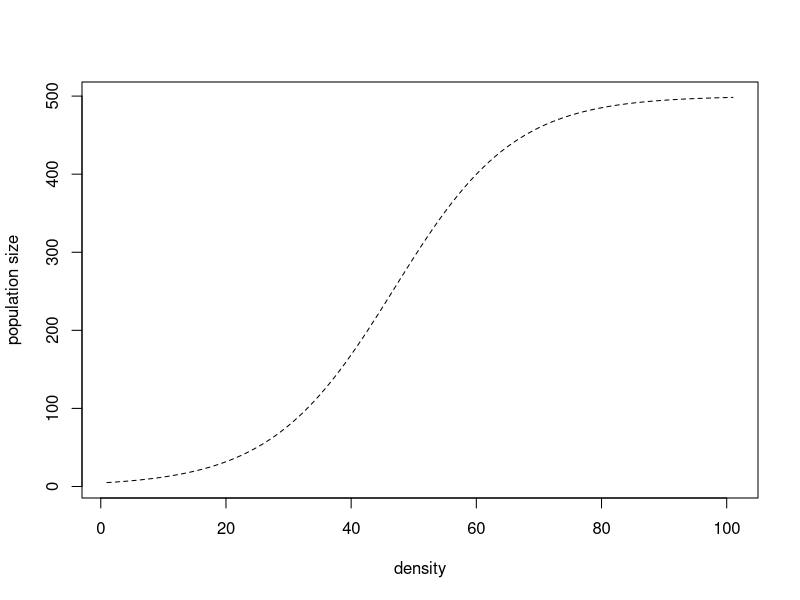
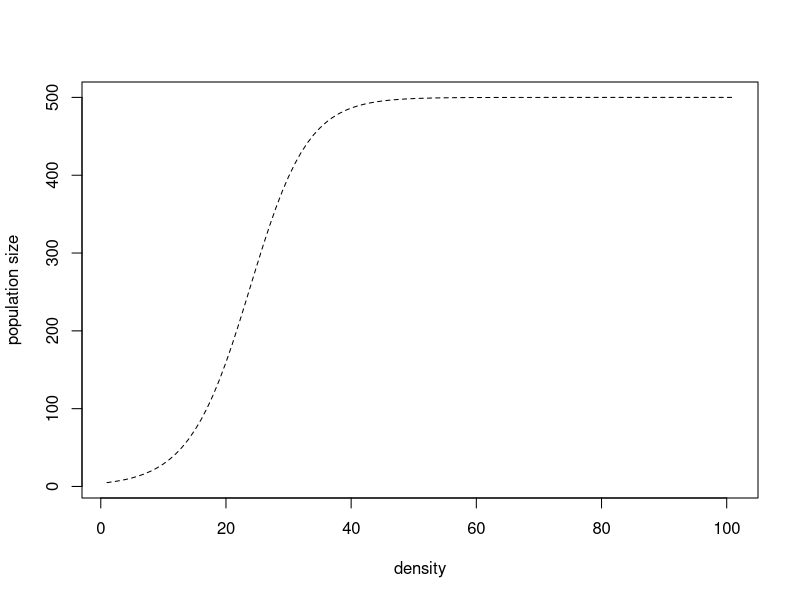
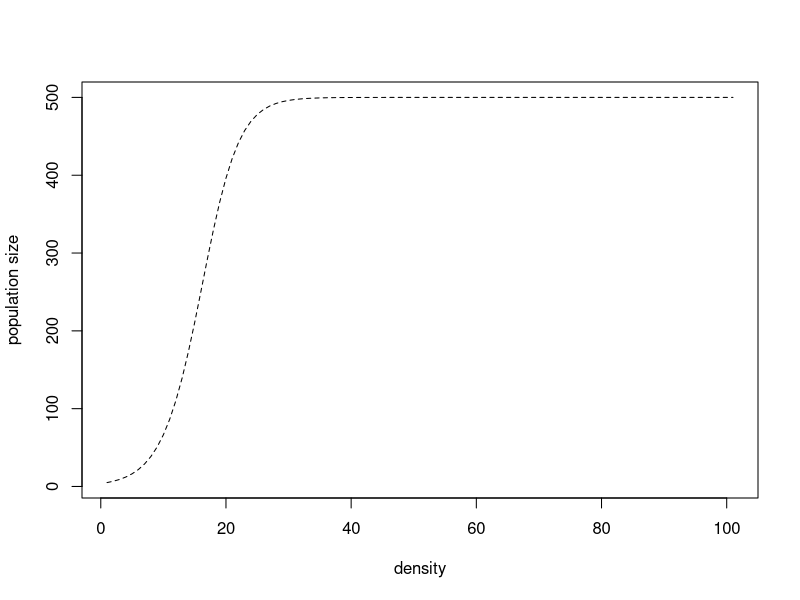
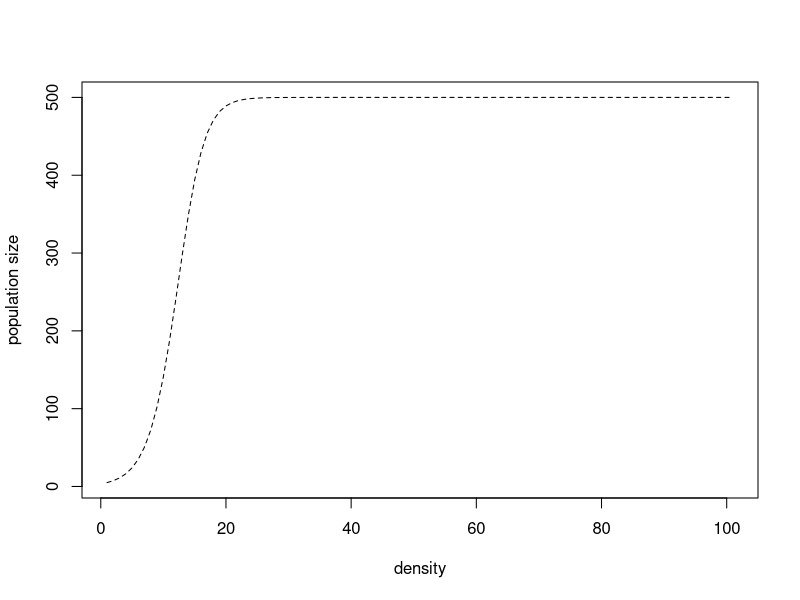
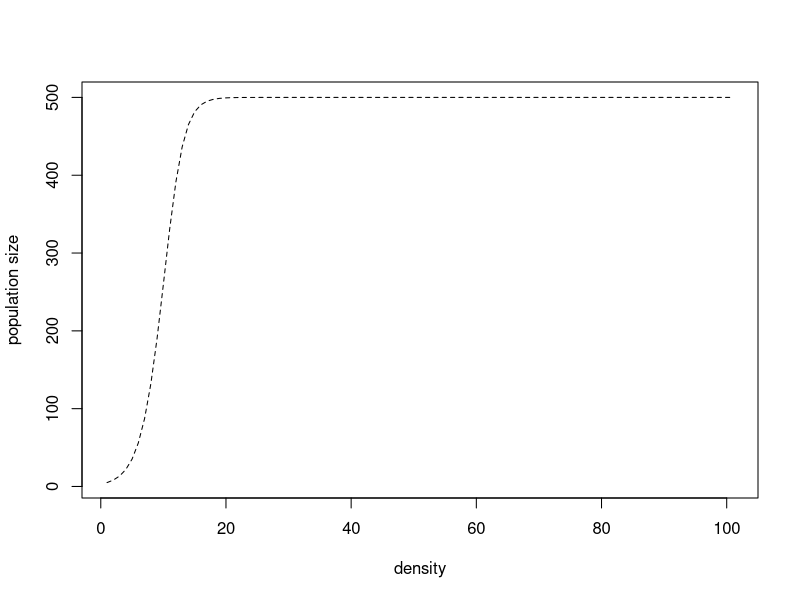
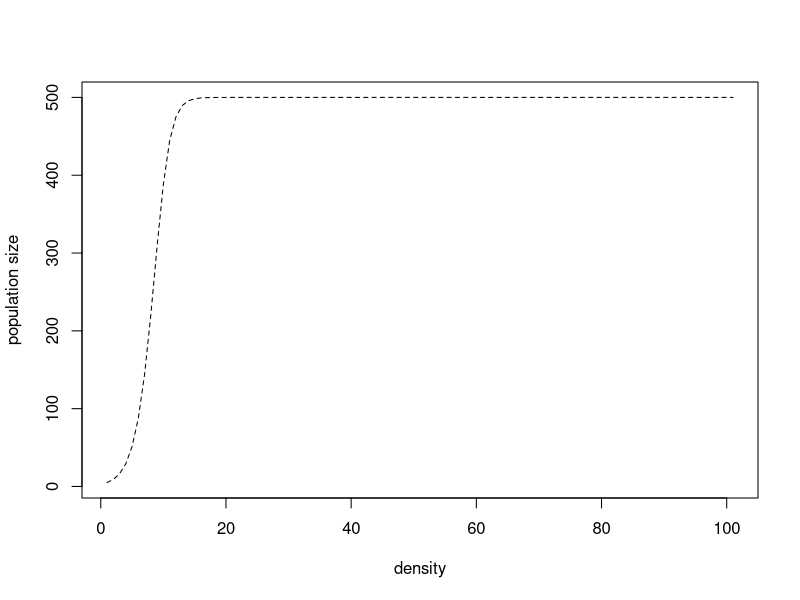
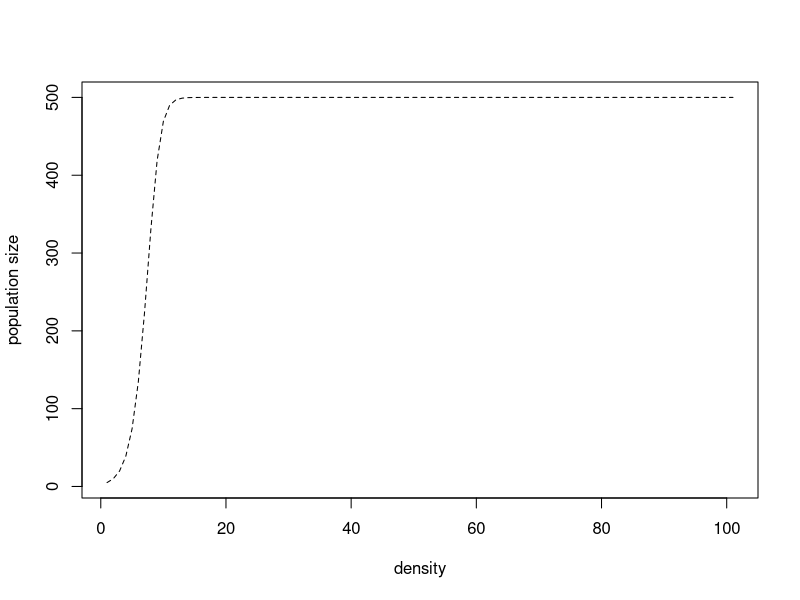
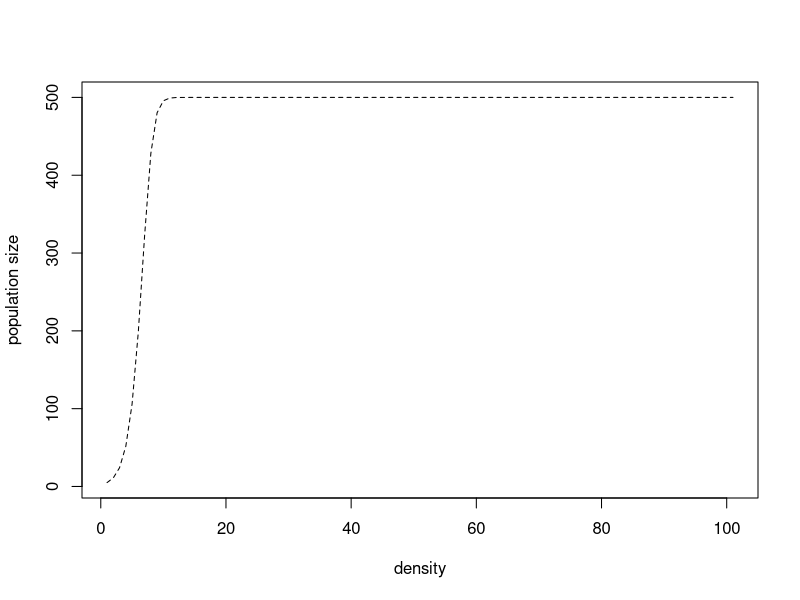

The R script that drew these images, in order:
##modeling exercise 2e 
rFun <-function(r,N,ttMax,k){
  NN <- matrix (NA,ttMax +1) 
  NN [1] <- N 
  
  for (tt in 1:ttMax){
    NN[tt+1]= NN[tt]*exp(r*(1-NN[tt]/K))
  }
  
  plot(1:(ttMax+1), NN, lty=2, type='l',xlab="density",ylab="population size")
  return(NN)
}

N <-5
ttMax <- 100
K <- 500


r <- c(0.1, 0.2, 0.3, 0.4, 0.5, 0.6, 0.7, 0.8, 0.9)
for (tt in 1:9){
  rFun(r[tt], N, ttMax,K)
}



  